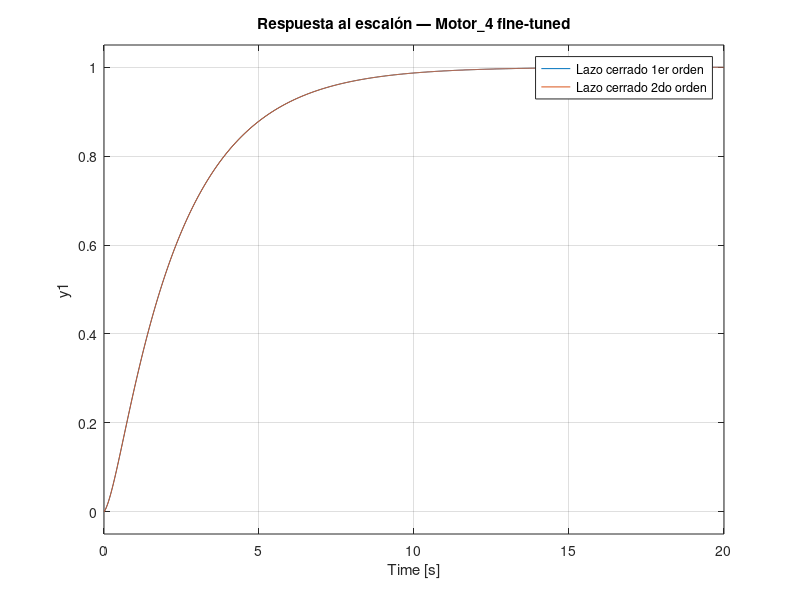
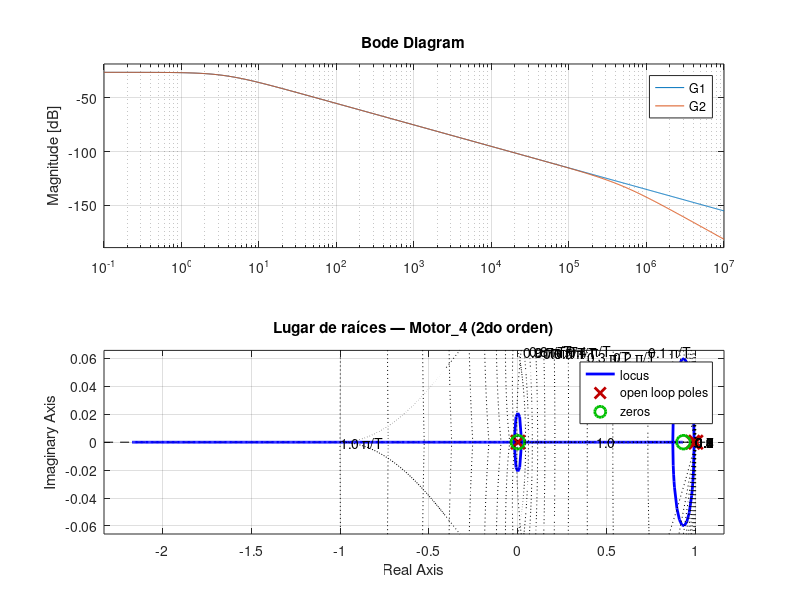

MATLAB code for these plots, in order:
% Motor_4.m — Modelo fine-tuned contra datos reales
% Generado automáticamente por motor_finetune.m
% Fuente de datos: D:\PSoc\Auto\TPF\TPF_PenduloInvertido\Matlab_PenduloControl\pruebaStepsRapidos_filtrado.mat
% Fecha: 2026-04-13 19:39:52
% -------------------------------------------------------------------------
% NOTA SOBRE UNIDADES:
%   La entrada del modelo identificado es u1 [PWM], igual que el PSoC.
%   La salida es ω [rad/s].
%   El parámetro K absorbe la conversión PWM→Voltaje.
% -------------------------------------------------------------------------

clear all
close all

% ===========================================================================
% MODELO DE 1er ORDEN  G(s) = K / (tau·s + 1)
% ===========================================================================
K_1   = 0.04859924;   % [rad/s / PWM]
tau_1 = 0.28084528;   % [s]  (280.85 ms)

G1 = tf(K_1, [tau_1, 1]);

% ===========================================================================
% MODELO DE 2do ORDEN  G(s) = b0 / (a2·s² + a1·s + a0)
% ===========================================================================
b0_2 = 83241.62893075;
a2_2 = 1.00000000;
a1_2 = 480948.87280775;
a0_2 = 1712828.81438917;

wn_2   = sqrt(a0_2/a2_2);          % 1308.7509 rad/s
zeta_2 = a1_2/(2*sqrt(a2_2*a0_2)); % 183.7435

G2 = tf(b0_2, [a2_2, a1_2, a0_2]);

% ===========================================================================
% PARÁMETROS ORIGINALES (Motor_3) — referencia
% ===========================================================================
Ra = 4.04000;  La = 0.002550;  Km = 0.18630;
Bm = 1.3910e-03;  Jm = 8.3150e-04;
K_m3   = 4.61969587;  tau_m3 = 0.08329984;

% ===========================================================================
% DISCRETIZACIÓN (ZOH)
% ===========================================================================
T = 0.005000;  % Ts de los datos de identificación

G1_d = c2d(G1, T, 'zoh');
G2_d = c2d(G2, T, 'zoh');

[num1d, den1d] = tfdata(G1_d, 'v');
[num2d, den2d] = tfdata(G2_d, 'v');

% Coeficientes para ecuación en diferencias:
b1_1 = num1d(2);  a1_1 = den1d(2);  % 1er orden
b1_2 = num2d(2);  b2_2 = num2d(3);  % 2do orden
a1_2d = den2d(2); a2_2d = den2d(3);

% ===========================================================================
% CONTROLADOR PI (mismo que Motor_3 — rediseñar si es necesario)
% ===========================================================================
Kp = 0.5748;
Ti = 0.0695;
C_s = tf(Kp * [Ti 1], [Ti 0]);
C_z1 = c2d(C_s, T, 'tustin');

cloop1 = feedback(C_z1 * G1_d, 1);
cloop2 = feedback(C_z1 * G2_d, 1);

% ===========================================================================
% GRÁFICAS
% ===========================================================================
figure;
step(cloop1, cloop2);
legend('Lazo cerrado 1er orden','Lazo cerrado 2do orden');
title('Respuesta al escalón — Motor\_4 fine-tuned');
grid on;

figure;
bode(G1, G2);
legend('G1 (1er orden)','G2 (2do orden)');
title('Bode planta — Motor\_4 fine-tuned');
grid on;

rlocus(C_z1 * G2_d);
zgrid;
title('Lugar de raíces — Motor\_4 (2do orden)');
